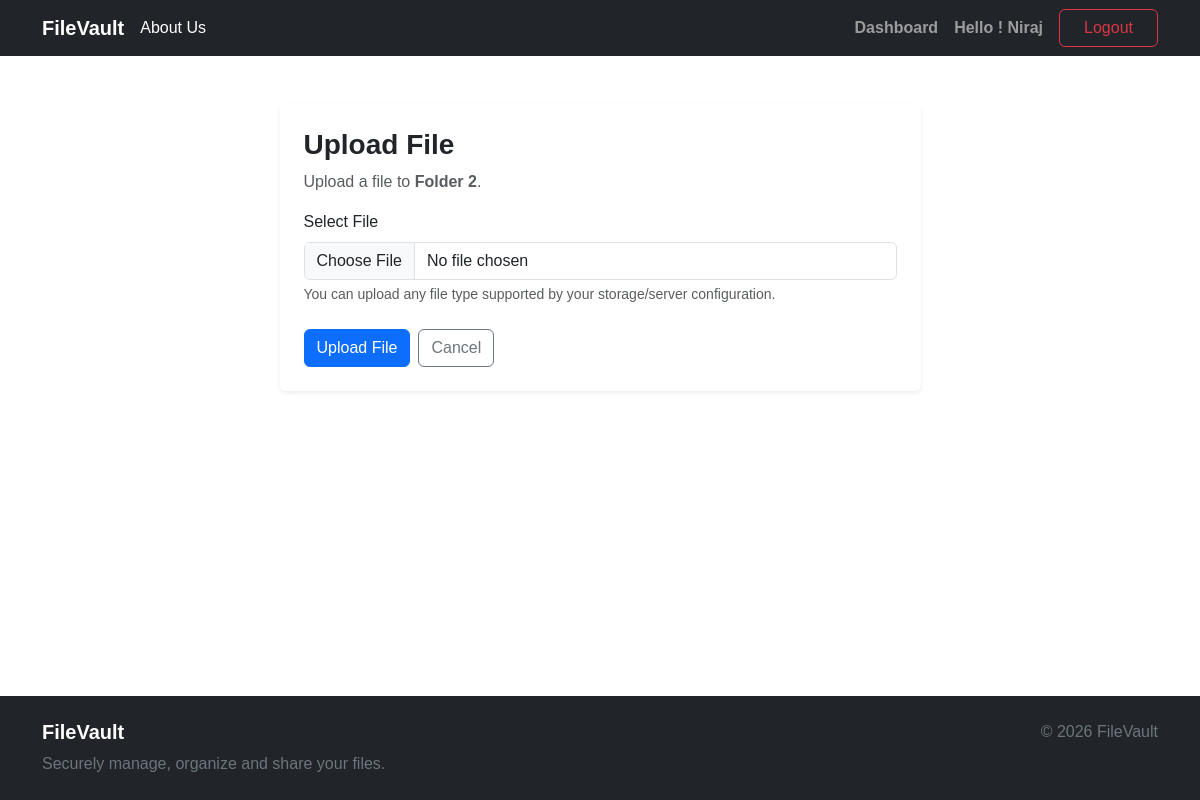
The app's page /storage/folder/5/upload/ (signed in), older data.
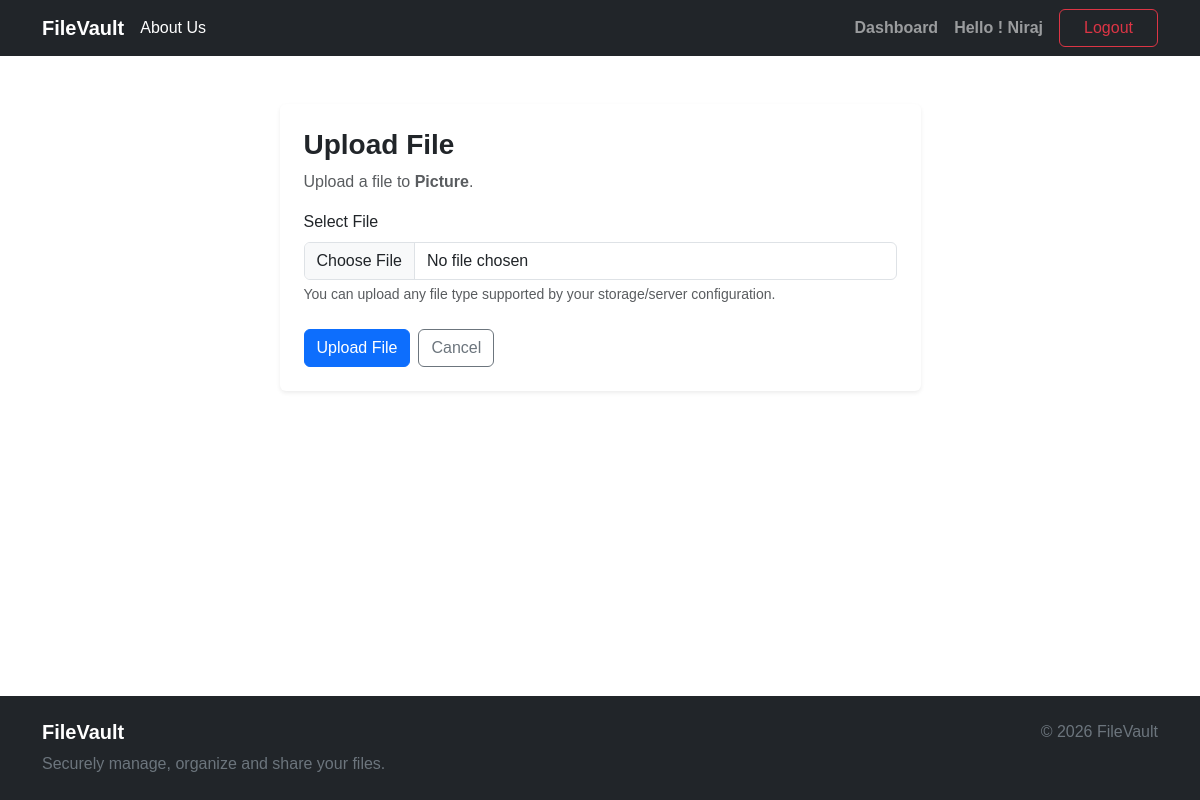
The same page, newer data.
### storage/models.py (models this page shows, shortened)
class Folder(models.Model):
      owner = models.ForeignKey(
            settings.AUTH_USER_MODEL,
            on_delete = models.CASCADE,
            related_name= 'folders'
      )
      name = models.CharField(max_length=255)
      parent = models.ForeignKey(
            "self",
            on_delete= models.CASCADE,
            null=True,
            blank=True,
            related_name="children"
      )
      created_at = models.DateTimeField(auto_now_add=True)
      updated_at = models.DateTimeField(auto_now=True)
      class Meta:
            ordering = ['name']
      def get_absolute_url(self):
            return reverse(
                  "storage:folder-detail",
                  kwargs={
                        "pk": self.pk,
                  },
            )

### storage/views.py (the view, shortened to what this page needs)
# urls.py: path("folder/<int:folder_id>/upload/",FileUploadView.as_view(),name="file-upload",),
class FileUploadView(LoginRequiredMixin, CreateView):
      model = File
      form_class = FileUploadForm
      template_name = "storage/file_upload.html"
      def dispatch(self, request, *args, **kwargs):
            self.folder = get_object_or_404(
                  Folder,
                  pk=self.kwargs["folder_id"],
                  owner=request.user,
            )
            return super().dispatch(
                  request,
                  *args,
                  **kwargs
            )
      def get_context_data(self, **kwargs):
            context = super().get_context_data(**kwargs)
            context["folder"] = self.folder
            return context

### storage/forms.py (shortened to what this page needs)
class FileUploadForm(forms.ModelForm):
      class Meta:
            model = File
            fields = [
                  "file",
            ]
            widgets = {
                  "file": forms.ClearableFileInput(
                  attrs={
                        "class": "form-control",
                  }
                  ),
            }

### storage/templates/storage/file_upload.html (shortened to what this page needs)
{% extends "base.html" %}
{% block content %}
<div class="container py-5">
      <div class="row justify-content-center">
            <div class="col-md-7">
                  <div class="card shadow-sm border-0">
                        <div class="card-body p-4">
                              <h3 class="fw-bold mb-2">
                                    Upload File
                              </h3>
                              <p class="text-muted">
                                    Upload a file to
                                    <strong>{{ folder.name }}</strong>.
                              </p>
                              <form method="post" enctype="multipart/form-data">
                                    <div class="mb-4">
                                          <label class="form-label">
                                                Select File
                                          </label>
                                          {{ form.file }}
                                          <div class="form-text">
                                                You can upload any file type supported by
                                                your storage/server configuration.
                                          </div>
                                    </div>
                                    <div class="d-flex gap-2">
                                          <button type="submit" class="btn btn-primary">
                                                Upload File
                                          </button>
                                          <a href="{{ folder.get_absolute_url }}" class="btn btn-outline-secondary">
                                                Cancel
                                          </a>
                                    </div>
                              </form>
                        </div>
                  </div>
            </div>
      </div>
</div>
{% endblock %}

Row changes from the older to the newer data that the page shows:
changed Folder: name "Folder 2" → "Picture"
